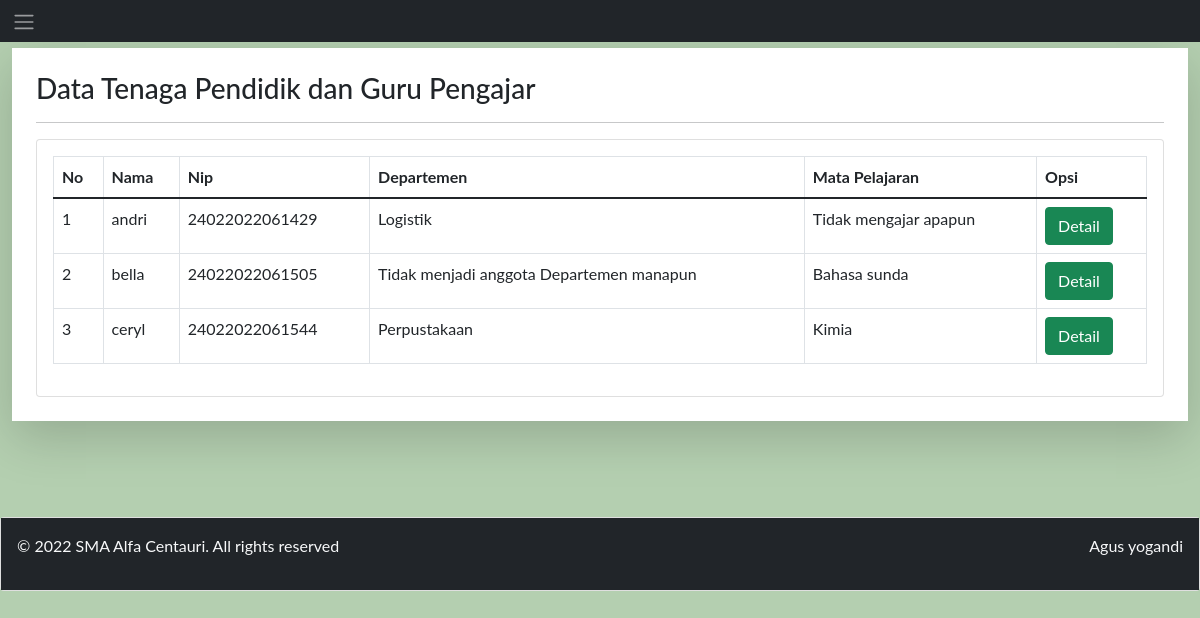
The app's page /Index/Kepsek/semuaData.php (signed in) with its own data.
### tables this page shows
CREATE TABLE `karyawan` (
  `id` varchar(255) NOT NULL,
  `img` varchar(255) NOT NULL,
  `nama` varchar(255) NOT NULL,
  `departemen` varchar(255) NOT NULL,
  `mataPelajaran` varchar(255) NOT NULL,
  `tempatLahir` varchar(255) NOT NULL,
  `tanggalLahir` varchar(255) NOT NULL,
  `tlp` varchar(255) NOT NULL,
  `desa` varchar(255) NOT NULL,
  `jalan` varchar(255) NOT NULL,
  `noRumah` varchar(255) NOT NULL,
  `rt` varchar(255) NOT NULL,
  `rw` varchar(255) NOT NULL,
  `kelurahan` varchar(255) NOT NULL,
  `kecamatan` varchar(255) NOT NULL,
  `kota` varchar(255) NOT NULL,
  `provinsi` varchar(255) NOT NULL
);

### Index/Kepsek/semuaData.php (the view, shortened to what this page needs)
<?php include("../../koneksi.php"); ?>
<!DOCTYPE html>
<html>
<head>
    <link href="https://cdn.jsdelivr.net/npm/bootstrap@5.1.3/dist/css/bootstrap.min.css" rel="stylesheet">
</head>
<body style="background-color: #b4cfb0;">
    <nav class="navbar navbar-expand-sm bg-dark navbar-dark fixed-top">
        <div class="container-fluid">
            <ul class="navbar-nav">
                <li class="nav-item">
                    <span class="navbar-toggler-icon" onclick="openNav()" style="color: white;"></span>
                </li>
            </ul>
        </div>
    </nav>
    <div id="main">
        <br>
        <div class="container-fluid mt-4">
            <div class="shadow-lg p-4 mb-4 bg-white">
                <h3>Data Tenaga Pendidik dan Guru Pengajar</h3>
                <hr style="width: 100%;">
                <div class="card">
                    <div class="card-body">
                        <table class="table table-bordered">
                            <thead>
                                <tr>
                                    <th>No</th>
                                    <th>Nama</th>
                                    <th>Nip</th>
                                    <th>Departemen</th>
                                    <th>Mata Pelajaran</th>
                                    <th>Opsi</th>
                                </tr>
                            </thead>
                            <tbody>
                                <?php
                                $sql = "SELECT * FROM karyawan";
                                $query = mysqli_query($db, $sql);
                                $i=1;
                                while($user_data = mysqli_fetch_array($query)){
                                    ?>
                                <tr>
                                    <td><?php echo($i++); ?></td>
                                    <td><?php echo($user_data['nama']); ?></td>
                                    <td><?php echo($user_data['id']); ?></td>
                                    <td><?php echo($user_data['departemen']); ?></td>
                                    <td><?php echo($user_data['mataPelajaran']); ?></td>
                                    <td><a href="detailTendikdanGuru.php?id=<?php echo $user_data['id'];?>"
                                            type="button" class="btn btn-success">Detail</a>
                                    </td>
                                </tr>
                                <?php } ?>
                            </tbody>
                        </table>
                    </div>
                </div>
            </div>
        </div>
    </div>
    <br>
    <br>
    <br>
    <div class="card">
        <div class="card-body bg-dark text-light">
            <div class="row">
                <div class="col-6">
                    <p>© 2022 SMA Alfa Centauri. All rights reserved</p>
                </div>
                <div class="col-6">
                    <p class="float-end">Agus yogandi</p>
                </div>
            </div>
        </div>
    </div>
</body>
</html>

### Index/Kepsek/semuaData.php (style rules this page uses)
body { font-family: "Lato", sans-serif; }

### records on screen
karyawan: nama "andri", id "24022022061429", departemen "Logistik", mataPelajaran "Tidak mengajar apapun"
karyawan: nama "bella", id "24022022061505", departemen "Tidak menjadi anggota Departemen manapun", mataPelajaran "Bahasa sunda"
karyawan: nama "ceryl", id "24022022061544", departemen "Perpustakaan", mataPelajaran "Kimia"
